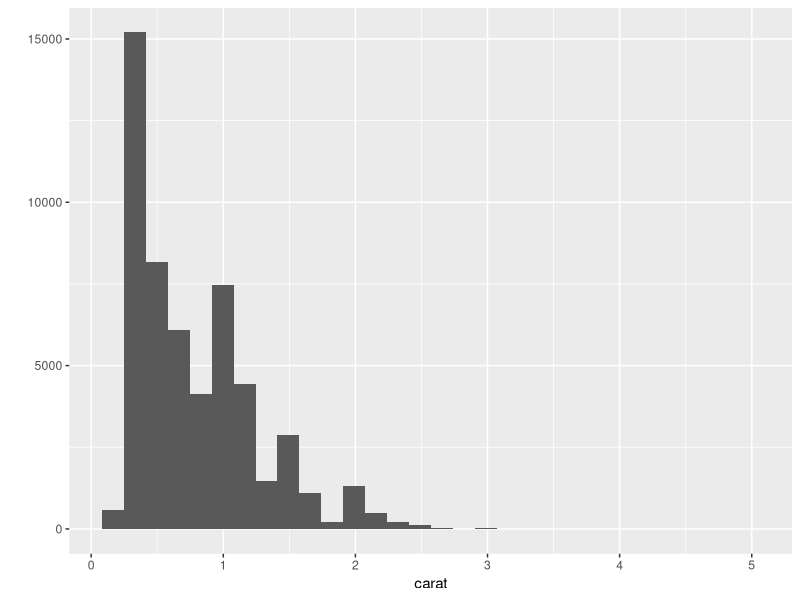
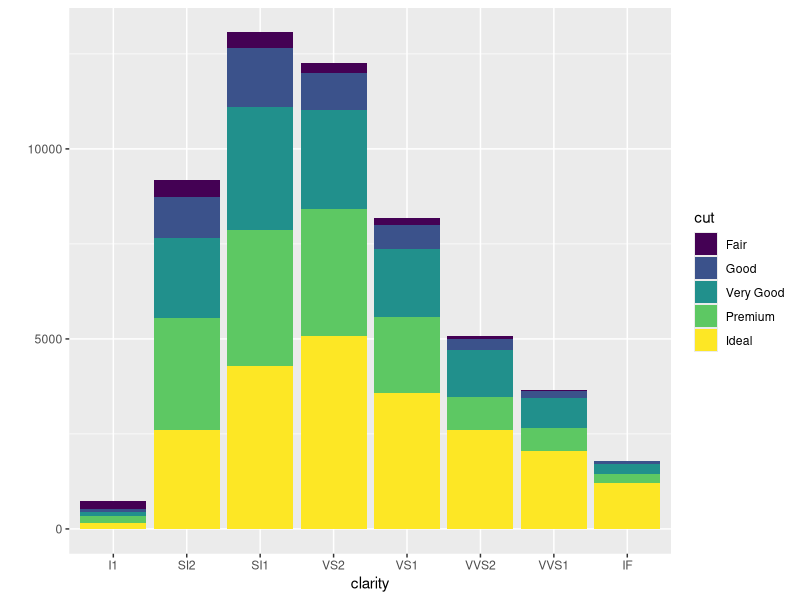
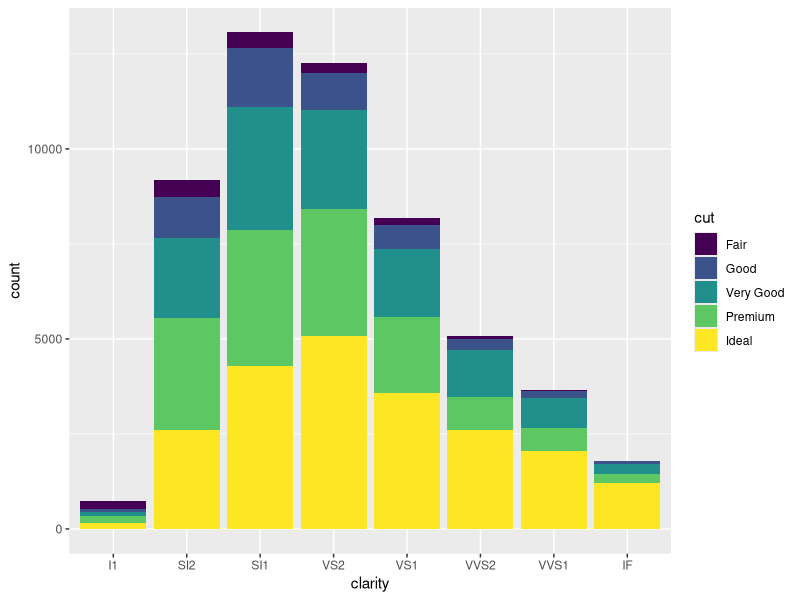
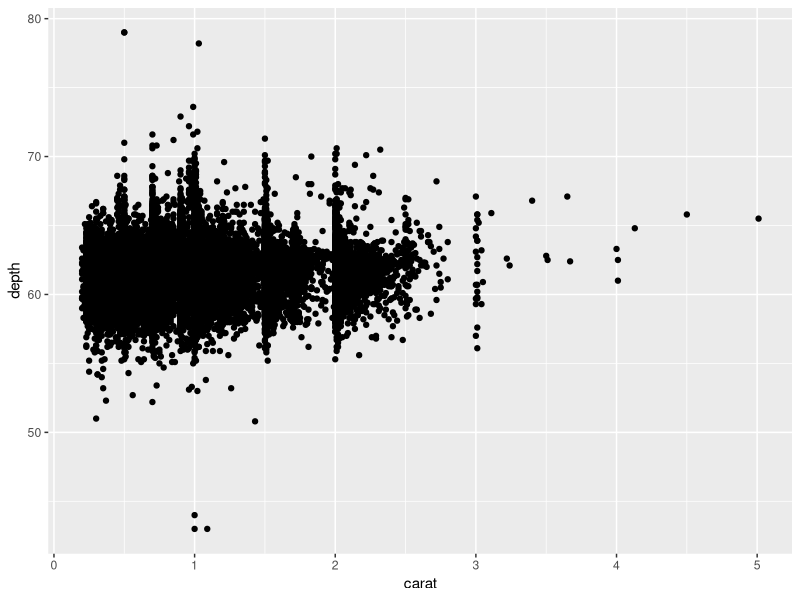
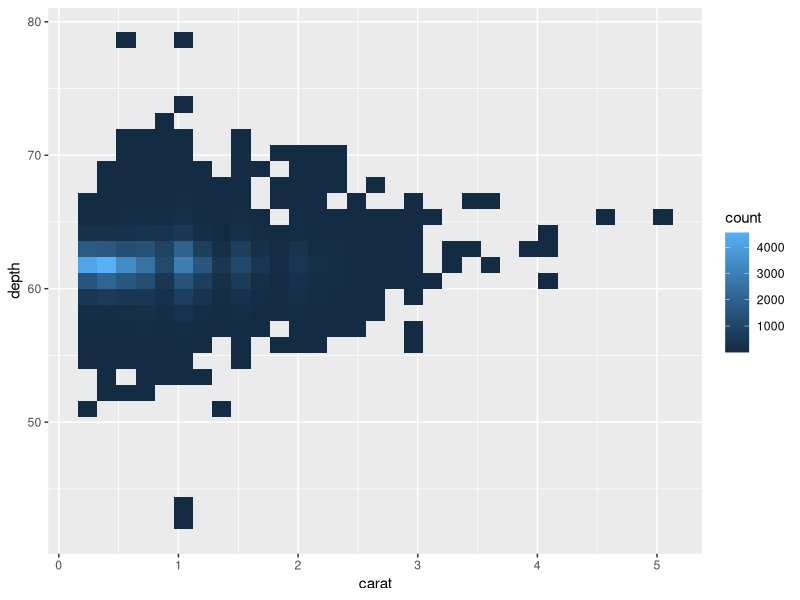

Write the R code that produced these figures, in order.
## ------------------------------------------------------------------------
#install.packages("ggplot2")
library(ggplot2)

## ------------------------------------------------------------------------
str(diamonds)

## ------------------------------------------------------------------------
qplot(carat, data=diamonds)

## ----, eval=FALSE--------------------------------------------------------
## qplot(carat, data=diamonds)

## ------------------------------------------------------------------------
qplot(clarity, fill=cut, data=diamonds)

## ------------------------------------------------------------------------
p <- ggplot(aes(x=clarity, fill=cut), data=diamonds)

## ----, message=FALSE-----------------------------------------------------
p + geom_bar()

## ------------------------------------------------------------------------
p <- ggplot(aes(x=carat, y=depth), data=diamonds)
p + geom_point()

## ------------------------------------------------------------------------
p + geom_bin2d()


